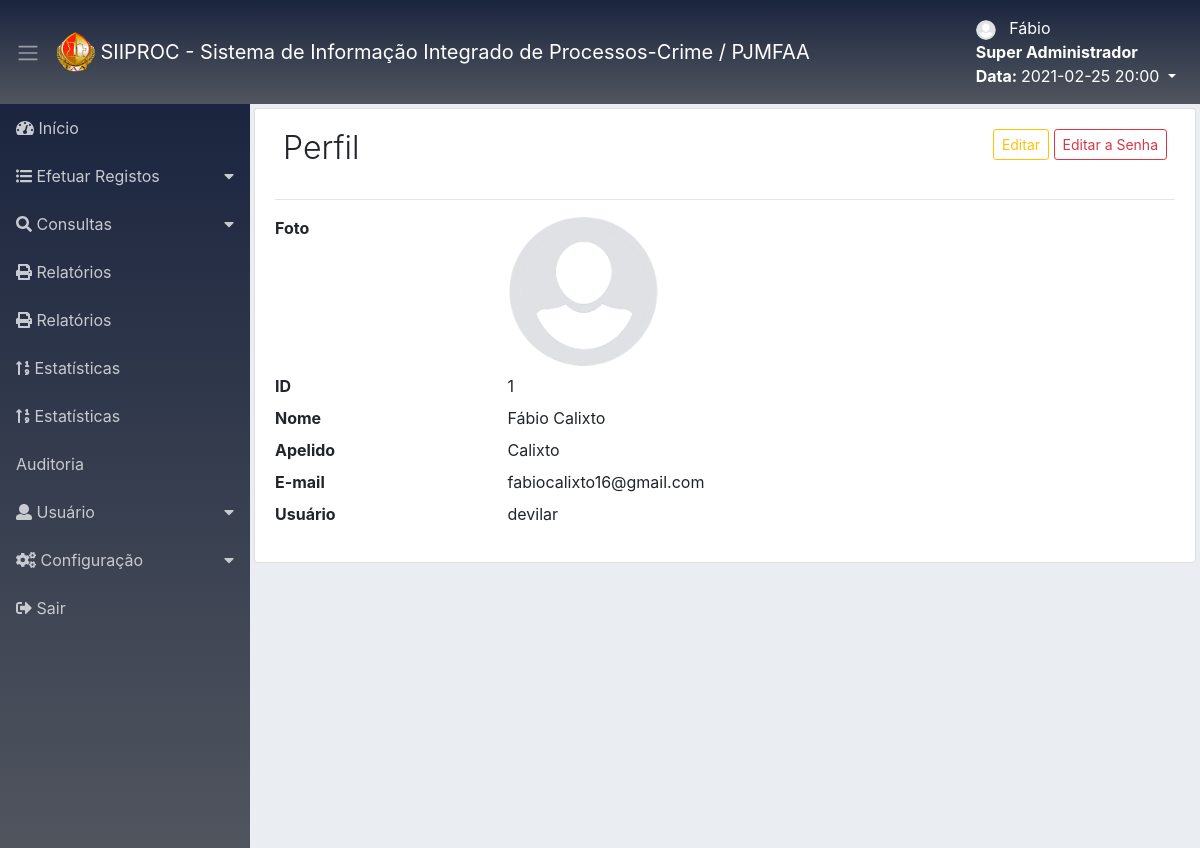
Screenshot of /ver-perfil/perfil (signed in) with the database file from the repository.
### tables this page shows
CREATE TABLE `adms_nivacs_pgs` (
  `id` int(11) NOT NULL,
  `permissao` int(11) NOT NULL,
  `ordem` int(11) NOT NULL,
  `dropdown` int(11) NOT NULL DEFAULT '2',
  `lib_menu` int(11) NOT NULL DEFAULT '2',
  `adms_menu_id` int(11) NOT NULL DEFAULT '4',
  `adms_niveis_acesso_id` int(11) NOT NULL,
  `adms_pagina_id` int(11) NOT NULL,
  `created` datetime NOT NULL,
  `modified` datetime DEFAULT NULL
);

CREATE TABLE `adms_menus` (
  `id` int(11) NOT NULL,
  `nome` varchar(220) NOT NULL,
  `icone` varchar(40) NOT NULL,
  `ordem` int(11) NOT NULL,
  `adms_sit_id` int(11) NOT NULL,
  `created` datetime NOT NULL,
  `modified` datetime DEFAULT NULL
);

CREATE TABLE `adms_usuarios` (
  `id` int(11) NOT NULL,
  `nome` varchar(220) NOT NULL,
  `apelido` varchar(220) DEFAULT NULL,
  `email` varchar(220) NOT NULL,
  `usuario` varchar(220) NOT NULL,
  `senha` varchar(220) NOT NULL,
  `recuperar_senha` varchar(220) DEFAULT NULL,
  `chave_descadastro` varchar(220) DEFAULT NULL,
  `conf_email` varchar(120) DEFAULT NULL,
  `imagem` varchar(220) DEFAULT NULL,
  `adms_niveis_acesso_id` int(11) NOT NULL,
  `adms_sits_usuario_id` int(11) NOT NULL,
  `created` datetime NOT NULL,
  `modified` datetime DEFAULT NULL
);

### app/adms/Controllers/VerPerfil.php (called while the page is built, shortened)
<?php
class VerPerfil
{
    private $Dados;
    public function perfil()
    {
        $verPerfil = new \App\adms\Models\AdmsVerPerfil();
        $this->Dados['dados_perfil'] = $verPerfil->verPerfil();
        $listarMenu = new \App\adms\Models\AdmsMenu();
        $this->Dados['menu']= $listarMenu->itemMenu();
        $carregarView = new \Core\ConfigView("adms/Views/usuario/perfil", $this->Dados);
        $carregarView->renderizar();
    }
}

### app/adms/Models/helper/AdmsRead.php (called while the page is built, shortened)
<?php
class AdmsRead extends AdmsConn
{
    private $Select;
    private $Values;
    private $Query;
    public function fullRead($Query, $ParseString = null)
    {
        $this->Select = (string) $Query;
        if (!empty($ParseString)) {
            parse_str($ParseString, $this->Values);
        }
        $this->exeInstrucao();
    }
    private function exeInstrucao()
    {
        $this->conexao();
        try {
            $this->getIntrucao();
            $this->Query->execute();
            $this->Resultado = $this->Query->fetchAll();
        } catch (Exception $ex) {
            $this->Resultado = null;
        }
    }
    private function conexao()
    {
        $this->Conn = parent::getConn();
        $this->Query = $this->Conn->prepare($this->Select);
        $this->Query->setFetchMode(PDO::FETCH_ASSOC);
    }
    private function getIntrucao()
    {
        if ($this->Values) {
            foreach ($this->Values as $Link => $Valor) {
                if ($Link == 'limit' || $Link == 'offset') {
                    $Valor = (int) $Valor;
                }
                $this->Query->bindValue(":{$Link}", $Valor, (is_int($Valor) ? PDO::PARAM_INT : PDO::PARAM_STR));
            }
        }
    }
}

### app/adms/Models/helper/AdmsConn.php (called while the page is built, shortened)
<?php
class AdmsConn
{
    public static $Host = HOST;
    public static $User = USER;
    public static $Pass = PASS;
    public static $Dbname = DBNAME;
    private static $Connect = null;
    private static function conectar()
    {
        try {
            if(self::$Connect == null){
                self::$Connect = new PDO('mysql:host=' . self::$Host . ';dbname=' . self::$Dbname.';charset=utf8', self::$User,
                    self::$Pass,array(PDO::MYSQL_ATTR_INIT_COMMAND => "SET NAMES utf8"));
            }
        } catch (Exception $exc) {
            echo 'mensagem: ' . $exc->getMessage();
            die;
        }
        return self::$Connect;
    }
    public function getConn()
    {
        return self::conectar();
    }
}

### app/adms/Models/AdmsMenu.php (called while the page is built, shortened)
<?php
class AdmsMenu
{
    public function itemMenu()
    {
        $listItemMenu = new \App\adms\Models\helper\AdmsRead();
        $listItemMenu->fullRead("SELECT nivpg.dropdown,
                men.id id_men, men.nome nome_men, men.icone icone_men,
                pg.id id_pg, pg.menu_controller, pg.menu_metodo, pg.nome_pagina, pg.icone icone_pg
                FROM adms_nivacs_pgs nivpg
                INNER JOIN adms_menus men ON men.id=nivpg.adms_menu_id
                INNER JOIN adms_paginas pg ON pg.id=nivpg.adms_pagina_id
                WHERE nivpg.adms_niveis_acesso_id =:adms_niveis_acesso_id
                AND nivpg.permissao =:permissao
                AND nivpg.lib_menu =:lib_menu
                ORDER BY men.ordem, nivpg.ordem ASC", "adms_niveis_acesso_id=".$_SESSION['adms_niveis_acesso_id']."&permissao=1&lib_menu=1");
        $this->Resultado = $listItemMenu->getResultado();
        return $this->Resultado;
    }
}

### app/adms/Models/AdmsVerPerfil.php (called while the page is built, shortened)
<?php
class AdmsVerPerfil
{
    public function verPerfil()
    {
        $verPerfil = new \App\adms\Models\helper\AdmsRead();
        $verPerfil->fullRead("SELECT * FROM adms_usuarios WHERE id =:id LIMIT :limit", "id=" . $_SESSION['usuario_id'] . "&limit=1");
        $this->Resultado = $verPerfil->getResultado();
        return $this->Resultado;
    }
}

### app/adms/Views/usuario/perfil.php (the view, shortened to what this page needs)
<div class="content p-1">
    <div class="list-group-item">
        <div class="d-flex">
            <div class="mr-auto p-2">
                <h2 class="display-4 titulo">Perfil</h2>
            </div>
            <div class="p-2">
                <span class="d-none d-md-block">
                    <a href="<?php echo URLADM . 'editar-perfil/alt-perfil'; ?>" class="btn btn-outline-warning btn-sm">Editar</a>
                    <a href="<?php echo URLADM . 'alterar-senha/alt-senha'; ?>" class="btn btn-outline-danger btn-sm">Editar a Senha</a>
                </span>
            </div>
        </div><hr>
        <dl class="row">
            <?php
            if (!empty($this->Dados['dados_perfil'][0])) {
                extract($this->Dados['dados_perfil'][0]);
                ?>
                <dt class="col-sm-3">Foto</dt>
                <dd class="col-sm-9">
                    <?php
                    if (!empty($_SESSION['usuario_imagem'])) {
                        echo "<img src='" . URLADM . "assets/imagens/usuario/" . $_SESSION['usuario_id'] . "/" . $_SESSION['usuario_imagem'] . "' witdh='150' height='150'>";
                    } else {
                        echo "<img src='" . URLADM . "assets/imagens/usuario/icone_usuario.png' witdh='150' height='150'>";
                    }
                    ?>
                </dd>
                <dt class="col-sm-3">ID</dt>
                <dd class="col-sm-9"><?php echo $id; ?></dd>
                <dt class="col-sm-3">Nome</dt>
                <dd class="col-sm-9"><?php echo $nome; ?></dd>
                <dt class="col-sm-3">Apelido</dt>
                <dd class="col-sm-9"><?php echo $apelido; ?></dd>
                <dt class="col-sm-3">E-mail</dt>
                <dd class="col-sm-9"><?php echo $email; ?></dd>
                <dt class="col-sm-3">Usuário</dt>
                <dd class="col-sm-9"><?php echo $usuario; ?></dd>
                <?php
            }
            ?>
        </dl>
    </div>
</div>

### app/adms/Views/include/sidebar.php (shortened to what this page needs)
<div class="d-flex">
    <nav class="sidebar" style="background:linear-gradient(rgba(4,15,43,0.9), rgba(15,20,31,0.7));/* background-image:url('<?php echo URLADM ?>imagens/fundo.png'); */ " >
        <ul class="list-unstyled">
            <?php
            $cont_drop = 0;
            $cont_drop_fech = 0;
            foreach ($this->Dados['menu'] as $menu) {
                extract($menu);
                if ($dropdown == 1) {
                    if ($cont_drop != $id_men) {
                        if (($cont_drop_fech == 1) AND ( $cont_drop != 0)) {
                            echo "</li>";
                            $cont_drop_fech = 0;
                        }
                        echo "<li>";
                        echo "<a href='#submenu" . $id_men . "' data-toggle='collapse'>";
                        echo "<i class='" . $icone_men . "'></i> " . $nome_men;
                        echo "</a>";
                        $cont_drop = $id_men;
                    }
                    $cont_drop_fech = 1;
                } else {
                    if ($cont_drop_fech == 1) {
                        echo "</li>";
                        $cont_drop_fech = 0;
                    }
                    echo "<li><a href='" . URLADM . $menu_controller . "/" . $menu_metodo . "'><i class='" . $icone_men . "'></i> " . $nome_men . "</a></li>";
                }
            }
            ?>
        </ul>
    </nav>

### rows the page displays
adms_nivacs_pgs: adms_menu.nome "Início"
adms_nivacs_pgs: adms_menu.nome "Efetuar Registos"
adms_nivacs_pgs: adms_menu.nome "Consultas"
adms_nivacs_pgs: adms_menu.nome "Relatórios"
adms_nivacs_pgs: adms_menu.nome "Relatórios"
adms_nivacs_pgs: adms_menu.nome "Estatísticas"
adms_nivacs_pgs: adms_menu.nome "Estatísticas"
adms_nivacs_pgs: adms_menu.nome "Auditoria"
adms_nivacs_pgs: adms_menu.nome "Usuário"
adms_nivacs_pgs: adms_menu.nome "Configuração"
adms_nivacs_pgs: adms_menu.nome "Sair"
adms_usuarios: id "1", nome "Fábio Calixto", apelido "Calixto", email "fabiocalixto16@gmail.com", usuario "devilar"

### other values shown
$prim_nome "Fábio"
$_SESSION['adms_niveis_acesso_nome'] "Super Administrador"
